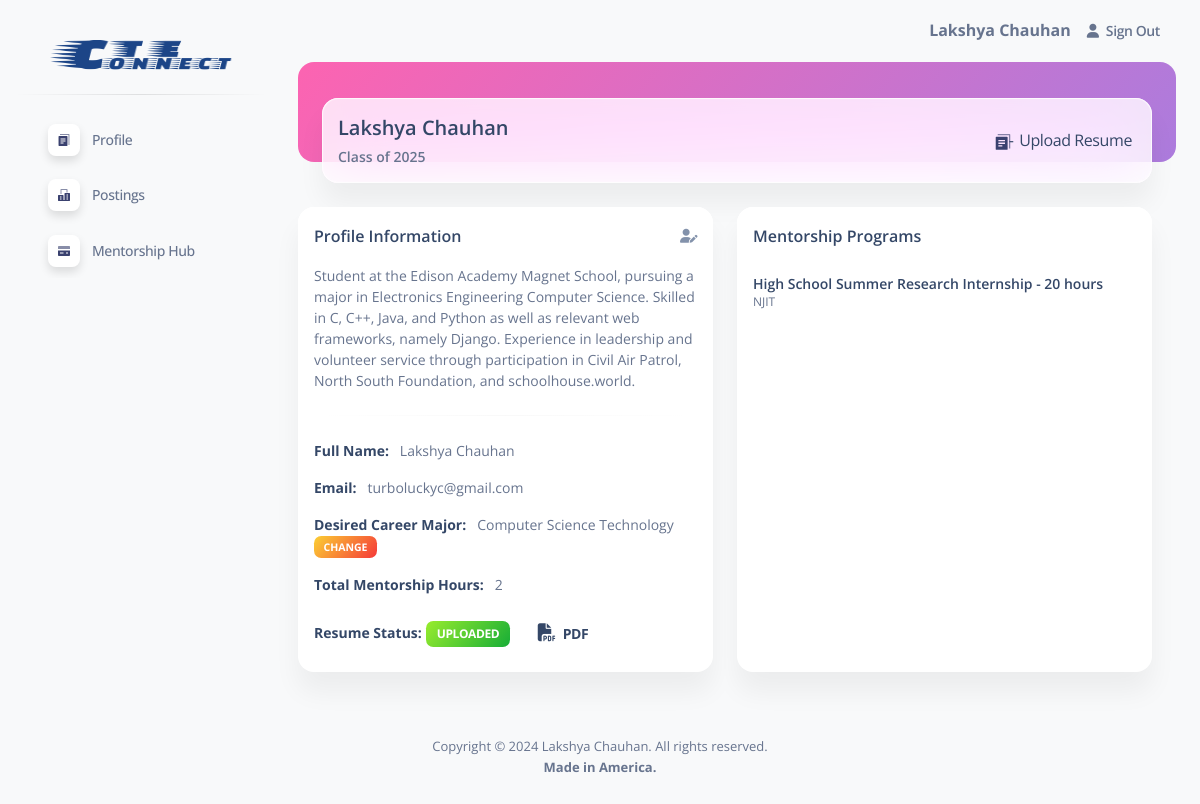
Page /student_profile/1/ (signed in) on the committed database.
### cte/models.py (models this page shows, shortened)
class Student(models.Model):
    user = models.OneToOneField(User, on_delete=models.CASCADE)
    grad_year = models.CharField(max_length=15)
    hours = models.IntegerField(default=0)
    major = models.CharField(max_length=80)
    school = models.ForeignKey(School, on_delete=models.CASCADE, default=1)
    resume = models.FileField(upload_to='cte/static/cte/resumes/', default='cte/static/cte/resumes/ucdoiowebqicndsup.pdf')
    information = models.TextField(default="Here is where your bio goes, keep it short, you can edit it by clicking the button in the top right corner...", max_length=600)

class Job(models.Model):
    business = models.ForeignKey(Business, on_delete=models.CASCADE)
    title = models.CharField(max_length=100)
    type = models.CharField(max_length=100)
    description = models.TextField(max_length=600)
    hours = models.IntegerField(default=0)
    students = models.ManyToManyField(Student, blank=True)
    applicants = models.ManyToManyField(Student, related_name='applicants', blank=True)
    start_date = models.DateField()
    end_date = models.DateField()
    application_deadline = models.DateField()
    quick_apply = models.BooleanField(default=False)
    application_link = models.CharField(max_length=200, blank=True)

class Business(models.Model):
    name = models.CharField(max_length=100)
    coordinator = models.OneToOneField(User, on_delete=models.CASCADE)
    def __str__(self):
        return self.name

### cte/views.py (the view, shortened to what this page needs)
# urls.py: path("student_profile/<int:student_id>/", views.student_profile, name="profile"),
@login_required(login_url='/login')
def student_profile(request, student_id):
    if Student.objects.filter(user__id=request.user.id).exists():
        if not Student.objects.filter(user__id=request.user.id).exists():
            return HttpResponseRedirect('/dashboard')
        return render(request, 'cte/student_profile.html', {
            "student": Student.objects.get(user__id=request.user.id),
            "jobs": Job.objects.filter(students=Student.objects.get(user__id=request.user.id)),
            "user_type": "Student",
        })

### cte/templates/cte/student_profile.html (shortened to what this page needs)
{% extends "cte/layout.html" %}
{% load static %}
{% block content %}
<div class="container-fluid">
  <div class="page-header min-height-100 border-radius-xl mt-4">
    <span class="mask bg-gradient-primary opacity-6"></span>
  </div>
  <div class="card card-body blur shadow-blur mx-4 mt-n6 overflow-hidden">
    <div class="row gx-4">
      <div class="col-auto my-auto">
        <div class="h-100">
          <h5 class="mb-1">
            {{ student.user.first_name }} {{ student.user.last_name }}
          </h5>
          <p class="mb-0 font-weight-bold text-sm">
            {{ student.grad_year }}
          </p>
        </div>
      </div>
      {% if user_type == "Student" %}
      <div class="col-lg-4 col-md-6 my-sm-auto ms-sm-auto me-sm-0 mx-auto mt-3">
          <ul class="nav nav-pills nav-fill p-1 bg-transparent" role="tablist">
            <li class="nav-item" style="text-align: right; cursor: pointer;" onclick="document.getElementById('resumeupload').click()">
              <a class="nav-link mb-0 px-0 py-1 " data-bs-toggle="tab" role="tab" aria-selected="false">
                <span class="ms-1">Upload Resume</span>
              </a>
            </li>
          </ul>
        </div>
      {% endif %}
    </div>
  </div>
</div>
<div class="container-fluid py-4">
  <div class="row" style="width:100%;">
    <div class="col-12 col-xl-4" style="width:50%; margin-bottom:1.5rem;">
      <div class="card h-100">
        <div class="card-header pb-0 p-3">
          <div class="row">
            <div class="col-md-8 d-flex align-items-center">
              <h6 class="mb-0">Profile Information</h6>
            </div>
            {% if user_type == "Student" %}
              <div class="col-md-4 text-end">
                <a style="cursor: pointer;">
                  <i class="fas fa-user-edit text-secondary text-sm" data-bs-toggle="tooltip" data-bs-placement="top" title="Edit Bio" onclick="document.getElementById('bio').style.display='none'; document.getElementById('editbio').style.display='block'; "></i>
                </a>
              </div>
            {% endif %}
          </div>
        </div>
        <div class="card-body p-3">
          <p class="text-sm" id="bio">
            {{ student.information }}
          </p>
          <hr class="horizontal gray-light my-4">
          <ul class="list-group">
            <li class="list-group-item border-0 ps-0 pt-0 text-sm"><strong class="text-dark">Full Name:</strong> &nbsp; {{ student.user.first_name }} {{ student.user.last_name }}</li>
            <li class="list-group-item border-0 ps-0 text-sm"><strong class="text-dark">Email:</strong> &nbsp; {{ student.user.email }}</li>
            <li class="list-group-item border-0 ps-0 text-sm">
              <strong class="text-dark">Desired Career Major:</strong> &nbsp; {{ student.major }} {% if user_type == "Student" %} <span style="cursor: pointer;" onclick="document.getElementById('major').style.display = 'block'; document.getElementById('changemajor_but').style.display='none';" id="changemajor_but" class="badge badge-sm bg-gradient-warning">Change</span> {% endif %}
            </li>
            <li class="list-group-item border-0 ps-0 text-sm"><strong class="text-dark">Total Mentorship Hours:</strong> &nbsp; {{ student.hours }}</li>
            <li class="list-group-item border-0 ps-0 pb-0">
              <strong class="text-dark text-sm">Resume Status:</strong>
                {% if student.resume == "cte/static/cte/resumes/ucdoiowebqicndsup.pdf" %}
                  <td class="align-middle text-center text-sm">
                    <span class="badge badge-sm bg-gradient-secondary">Not Uploaded</span>
                  </td>
                {% else %}
                  <td class="align-middle text-center text-sm">
                    <a href="{{ student.resume }}"><span class="badge badge-sm bg-gradient-success">Uploaded</span> <button class="btn btn-link text-dark text-sm mb-0 px-0 ms-4"><i class="fas fa-file-pdf text-lg me-1"></i> PDF</button></a>
                  </td>
                {% endif %}
            </li>
          </ul>
        </div>
      </div>
    </div>
    <div class="col-12 col-xl-4" style="width:50%; margin-bottom:1.5rem;">
      <div class="card h-100">
        <div class="card-header pb-0 p-3">
          <h6 class="mb-0">Mentorship Programs</h6>
        </div>
        <div class="card-body p-3">
          <ul class="list-group">
            {% for job in jobs %}
            <li class="list-group-item border-0 d-flex align-items-center px-0 mb-2">
              <div class="d-flex align-items-start flex-column justify-content-center">
                <h6 class="mb-0 text-sm">{{ job.title }} - {{ job.hours }} hours</h6>
                <p class="mb-0 text-xs">{{ job.business }}</p>
              </div>
            </li>
            {% endfor %}
          </ul>
        </div>
      </div>
    </div>
  </div>
{% endblock %}

### cte/templates/cte/layout.html (shortened to what this page needs)
{% load static %}
<!DOCTYPE html>
<html lang="en">
<head>
  <link href="{% static 'cte/admin_assets/css/nucleo-icons.css' %}" rel="stylesheet" />
  <link href="{% static 'cte/admin_assets/css/nucleo-svg.css' %}" rel="stylesheet" />
  <link href="{% static 'cte/admin_assets/css/nucleo-svg.css' %}" rel="stylesheet" />
  <link id="pagestyle" href="{% static 'cte/admin_assets/css/soft-ui-dashboard.css' %}?v=1.0.7" rel="stylesheet" />
</head>
<body class="g-sidenav-show  bg-gray-100">
  <aside class="sidenav navbar navbar-vertical navbar-expand-xs border-0 border-radius-xl my-3 fixed-start ms-3 " id="sidenav-main">
    <div class="sidenav-header">
      <a class="navbar-brand m-0" href="/" target="_blank">
        <img style="width: 100%;" src="{% static 'cte/long_logo.png' %}">
      </a>
    </div>
    <hr class="horizontal dark mt-0">
    <div class="collapse navbar-collapse  w-auto " id="sidenav-collapse-main">
      <ul class="navbar-nav">
        {% if user_type == "Student" %}
        <li class="nav-item">
          <a class="nav-link  " href="/student_profile/{{ request.user.id }}/">
            <div class="icon icon-shape icon-sm shadow border-radius-md bg-white text-center me-2 d-flex align-items-center justify-content-center">
            </div>
            <span class="nav-link-text ms-1">Profile</span>
          </a>
        </li>
        {% endif %}
        {% if user_type == "Student" %}
        <li class="nav-item">
          <a class="nav-link  " href="/postings/">
            <div class="icon icon-shape icon-sm shadow border-radius-md bg-white text-center me-2 d-flex align-items-center justify-content-center">
            </div>
            <span class="nav-link-text ms-1">Postings</span>
          </a>
        </li>
        {% endif %}
        {% if user_type == "Student" %}
        <li class="nav-item">
          <a class="nav-link  " href="/mentorships/">
            <div class="icon icon-shape icon-sm shadow border-radius-md bg-white text-center me-2 d-flex align-items-center justify-content-center">
            </div>
            <span class="nav-link-text ms-1">Mentorship Hub</span>
          </a>
        </li>
        {% endif %}
      </ul>
    </div>
  </aside>
  <main class="main-content position-relative max-height-vh-100 h-100 border-radius-lg ">
    <nav class="navbar navbar-main navbar-expand-lg px-0 mx-4 shadow-none border-radius-xl" id="navbarBlur" navbar-scroll="true">
      <div class="container-fluid py-1 px-3">
        <div class="collapse navbar-collapse mt-sm-0 mt-2 me-md-0 me-sm-4" id="navbar">
          <div class="ms-md-auto pe-md-3 d-flex align-items-center">
            <b>{{ request.user.first_name }} {{ request.user.last_name }}</b>
          </div>
          <ul class="navbar-nav  justify-content-end">
            <li class="nav-item d-flex align-items-center">
              <a href="/logout/" class="nav-link text-body font-weight-bold px-0">
                <i class="fa fa-user me-sm-1"></i>
                <span class="d-sm-inline d-none">Sign Out</span>
              </a>
            </li>
          </ul>
        </div>
      </div>
    </nav>
    {% block content %}
    {% endblock %}
  </main>
  <footer class="footer pt-3  ">
    <div class="container-fluid">
      <div class="row align-items-center justify-content-lg-between">
        <div class="col-lg-6 mb-lg-0 mb-4" style="width:100%;">
          <div class="copyright text-center text-sm text-muted text-lg-start">
            <p style="text-align: center; font-size: small;">Copyright © <script> document.write(new Date().getFullYear()) </script> Lakshya Chauhan. All rights reserved.<br><b>Made in America.</b></p>
        </div>
      </div>
    </div>
  </footer>
</body>
</html>

### cte/static/cte/admin_assets/css/nucleo-svg.css (style rules this page uses)
.icon { display: inline-block; color: #111111; height: 1em; width: 1em; }
.icon-sm { height: 0.8em; width: 0.8em; }
.icon { fill: currentColor; stroke: none; }

### rows in the picture
Student: user.first_name "Lakshya", user.last_name "Chauhan", grad_year "Class of 2025", information "Student at the Edison Academy Magnet School, pursuing a major in Electronics Engineering Computer Science. Skilled in C, C++, Java, and Python as well as relevant web frameworks, namely Django. Experience in leadership and volunteer service through participation in Civil Air Patrol, North South Foundation, and schoolhouse.world.", user.email "turboluckyc@gmail.com", major "Computer Science Technology", hours "2"
Job: title "High School Summer Research Internship", hours "20", business "NJIT"

### other values in the picture
{{ request.user.first_name }} "Lakshya"
{{ request.user.last_name }} "Chauhan"
